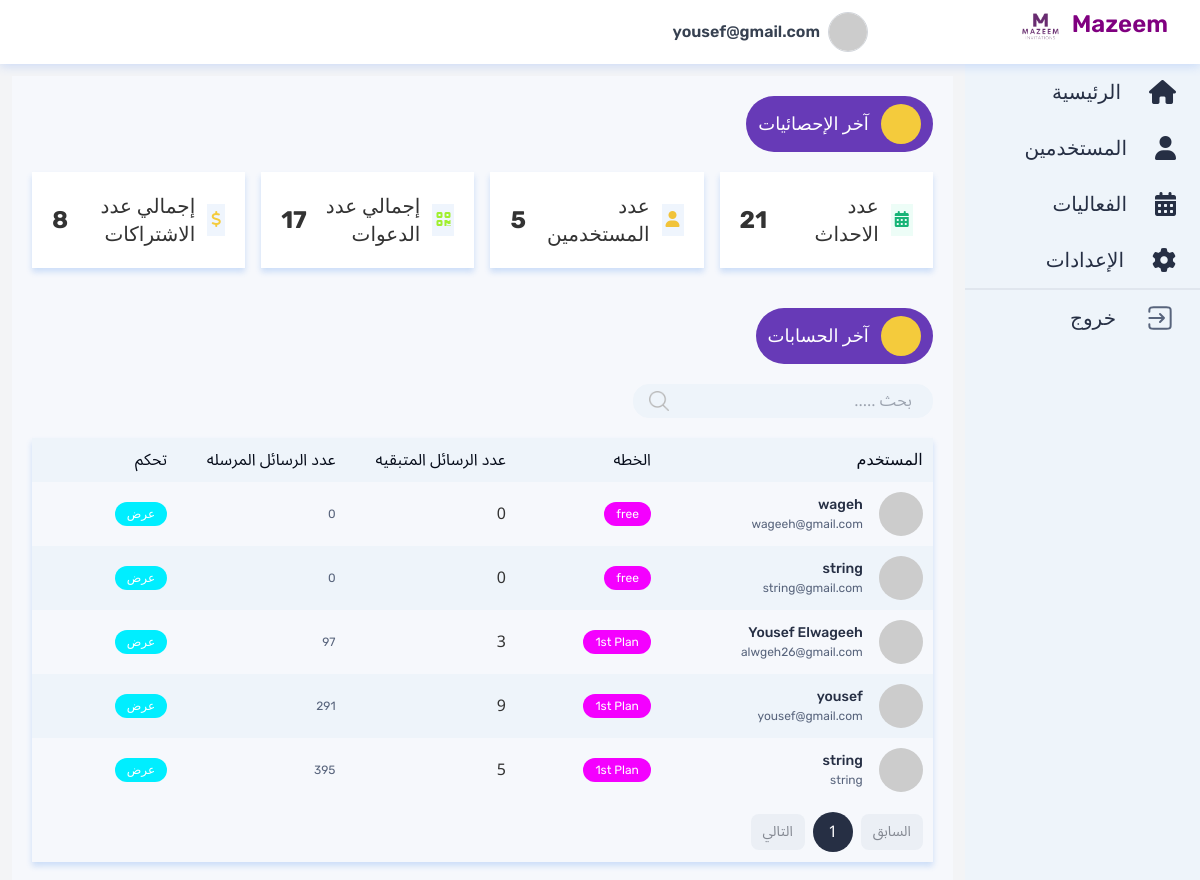
Page /admin/dashboard (signed in) on the committed database.
### app.py (models this page shows)
class User(db.Model):
    id = db.Column(db.Integer, primary_key=True)
    email = db.Column(db.String(100), unique=True, nullable=False)
    password = db.Column(db.String(100), nullable=False)
    phone = db.Column(db.String(100), nullable=False)
    name = db.Column(db.String(100), nullable=False)
    image = db.Column(db.String(100), nullable=False)
    login_by = db.Column(db.String(100), nullable=False)  # form, google, facebook
    plan = db.Column(db.String(100), default='free')
    send_message = db.Column(db.Integer, default=0)
    remaining_message = db.Column(db.Integer, default=0)
    created_at = db.Column(db.DateTime, default=datetime.datetime.utcnow)

### app.py (the view)
@admin_bp.route('/dashboard')
def admin_dashboard():
    if 'admin' in session:
        user_count = User.query.count()
        event_count = Events.query.count()
        invitation_count = Invitation.query.count()
        subscription_count = Subscription.query.count()
        last_25_users = User.query.order_by(User.created_at.desc()).limit(25).all()
        return render_template('admin/dashboard.html', user_count=user_count, event_count=event_count, invitation_count=invitation_count, subscription_count=subscription_count, last_25_users=last_25_users)
    return redirect('/admin/login')

### templates/admin/dashboard.html (shortened to what this page needs)
{% extends "admin/base.html" %} {% block content %}
<div class="bg-[#F6F8FC] flex-grow ">
    <div class="p-5 home-screen ">
        <div class="">
            <div class="mb-5">
                <div>
                    <div class="py-2 px-3 gap-3 rounded-full bg-buttonBlue flex justify-center items-center  w-fit">
                        <div><svg xmlns="http://www.w3.org/2000/svg" width="40" height="40" viewBox="0 0 40 40" fill="none">
                                                <circle cx="20" cy="20" r="20" fill="#F4CB3C"></circle>
                                          </svg></div>
                        <h1 class="text-white font-medium text-lg">آخر الإحصائيات</h1>
                    </div>
                </div>
            </div>
            <div class="  flex  justify-center items-center flex-col md:flex-row w-full gap-4 rounded-md mb-10">
                <div class="flex md:justify-between justify-center items-center gap-3 bg-white box-shadow md:w-1/4 w-full h-24 px-5 ">
                    <div class="bg-[#EDFDF7] p-1">
                        <i class="fa-solid fa-calendar-days text-[#18B477]"></i>
                    </div>
                    <h1 class="text-xl md:flex-grow-0 flex-grow">عدد الاحداث</h1>
                    <h1 class="text-2xl font-bold">{{ event_count }}</h1>
                </div>
                <div class="flex justify-between items-center gap-3 bg-white box-shadow md:w-1/4 w-full h-24 px-5 ">
                    <div class="bg-[#EFF5FD] p-1">
                        <i class="fa-solid fa-user text-[#F1C33a]"></i>
                    </div>
                    <h1 class="text-xl md:flex-grow-0 flex-grow">عدد المستخدمين</h1>
                    <h1 class="text-2xl font-bold">{{ user_count }}</h1>
                </div>
                <div class="flex justify-between items-center gap-3 bg-white box-shadow md:w-1/4 w-full h-24 px-5 ">
                    <div class="bg-[#EFF5FD] p-1">
                        <i class="fa-solid fa-qrcode text-[#a0ef2f]"></i>
                    </div>
                    <h1 class="text-xl md:flex-grow-0 flex-grow">إجمالي عدد الدعوات</h1>
                    <h1 class="text-2xl font-bold">{{ invitation_count }}</h1>
                </div>
                <div class="flex justify-between items-center gap-3 bg-white box-shadow md:w-1/4 w-full h-24 px-5 ">
                    <div class="bg-[#EFF5FD] p-1">
                        <i class="fa-solid fa-dollar-sign text-[#F4CB3C]"></i>
                    </div>
                    <h1 class="text-xl md:flex-grow-0 flex-grow">إجمالي عدد الاشتراكات</h1>
                    <h1 class="text-2xl font-bold">{{ subscription_count }}</h1>
                </div>
            </div>
        </div>
        <div class="mb-5">
            <div>
                <div class="py-2 px-3 gap-3 rounded-full bg-buttonBlue flex justify-center items-center  w-fit">
                    <div><svg xmlns="http://www.w3.org/2000/svg" width="40" height="40" viewBox="0 0 40 40" fill="none">
                                          <circle cx="20" cy="20" r="20" fill="#F4CB3C"></circle>
                                    </svg></div>
                    <h1 class="text-white font-medium text-lg">آخر الحسابات</h1>
                </div>
            </div>
        </div>
        <div class="md:w-1/3 w-full"><input placeholder="بحث ....." class="back-icon w-full border focus:border-gray border-lightGray rounded-2xl text-base py-1 px-5 outline-none " type="text" value=""></div>
        <div class="  overflow-x-auto box-shadow mt-5">
            <table class="  w-full flex-grow  h-fit ">
                <thead class="bg-lightGray text-tableHead">
                    <th class="text-tableHead font-normal text-x-[16px]">
                        <h2>المستخدم</h2>
                    </th>
                    <th class="text-tableHead font-normal text-x-[16px] text-right  min-w-32">
                        الخطه
                    </th>
                    <th class="text-tableHead font-normal text-x-[16px] text-right min-w-32">عدد الرسائل المتبقيه
                    </th>
                    <th class="text-tableHead font-normal text-x-[16px] text-right min-w-32 ">عدد الرسائل المرسله
                    </th>
                    <th class="text-tableHead font-normal text-x-[16px] text-right min-w-32">تحكم
                    </th>
                </thead>
                <tbody>
                    {% for user in last_25_users %}
                    <tr class="pl-3">
                        <td class="min-w-60">
                            <div class="flex justify-start items-center gap-4">
                                <div class="w-11 rounded-full overflow-hidden">
                                    {% if user.image[:5] == 'https' %}
                                    <img src="{{ user.image }}" alt="user image" class="w-full h-full object-cover"> {% else %}
                                    <img src="{{ url_for('static', filename='uploads/' + user.image) }}" alt="user image" class="w-full h-full object-cover"> {% endif %}
                                </div>
                                <div class="text-right">
                                    <h1 class="font-medium  text-sm text-darkGray ">{{ user.name }}
                                    </h1>
                                    <p class="text-lightText text-[12px]">{{ user.email }}
                                    </p>
                                </div>
                            </div>
                        </td>
                        <td class=" ">
                            <p class="text-xs  text-white  font-normal m w-fit py-1 px-3 rounded-full bg-[#F400ff]">
                                {{ user.plan }}
                            </p>
                        </td>
                        <td>
                            {{ user.send_message }}
                        </td>
                        <td>
                            <p class="text-xs text-lightText font-normal m-auto">{{ user.remaining_message }}
                            </p>
                        </td>
                        <td>
                            <div class="flex justify-start items-center gap-2">
                                <a href="/admin/user/{{ user.id }}" class="text-xs text-white font-normal py-1 px-3 rounded-full bg-[#00eeff]">عرض</a>
                            </div>
                    </tr>
                    {% endfor %}
                </tbody>
                <tfoot class="text-center">
                    <tr>
                        <td colspan="5">
                            <div class="w-full flex justify-start items-start overflow-auto">
                                <div class="flex gap-2 items-center"><button disabled="" class="align-middle select-none text-center uppercase transition-all disabled:opacity-50 disabled:shadow-none disabled:pointer-events-none rounded-lg text-gray-900 hover:bg-gray-900/10 active:bg-gray-900/20 flex items-center gap-2 bg-gray py-2 px-3 font-noto font-normal text-sm"
                                        type="button">السابق</button>
                                    <div class="bg-darkGray text-white cursor-pointer flex justify-center items-center w-10 h-10 rounded-full">
                                        1</div><button disabled="" class="align-middle select-none text-center uppercase transition-all disabled:opacity-50 disabled:shadow-none disabled:pointer-events-none rounded-lg text-gray-900 hover:bg-gray-900/10 active:bg-gray-900/20 flex items-center gap-2 bg-gray py-2 px-3 font-noto font-normal text-sm"
                                        type="button">التالي</button>
                                </div>
                            </div>
                        </td>
                    </tr>
                </tfoot>
            </table>
        </div>
    </div>
</div>
{% endblock %}

### templates/admin/base.html (shortened to what this page needs)
<!DOCTYPE html>
<html lang="en">
<head>
      <link href="https://cdnjs.cloudflare.com/ajax/libs/font-awesome/6.0.0/css/all.min.css" rel="stylesheet" />
      <script src="https://cdn.tailwindcss.com"></script>
      <link rel="stylesheet" href="/static/style.css">
</head>
<body class=" bg-gray-100  h-[100vh]">
      <div class="flex flex-col w-full h-full relative ">
            <div class="nav-bar bg-white h-16 w-full  px-8 flex justify-between items-center z-20">
                  <div class="w-[300px] main-logo lg:flex gap-2 hidden ">
                        <h1 class="text-2xl not-italic font-semibold  text-darckBlue">Mazeem</h1>
                        <div class="w-12 h-12"><img src="/static/logo.png" alt=""></div>
                  </div>
                  <div class="flex  gap-2 lg:flex-grow items-center">
                        <img src="https://ui-avatars.com/api/?name={{ session['email'] }}&size=128"
                              class="w-10 h-10 rounded-full border border-gray-300" alt="صورة المسؤول" />
                        <span class=" font-semibold ml-2 text-gray-700">{{ session['email'] }}</span>
                  </div>
            </div>
            <div class="flex  w-full overflow-x-hidden     med-outlet">
                  <div class="hidden w-[300px] lg:flex sticky top-0 right-0">
                        <div class=" flex flex-col justify-between bg-lightGray h-full lg:w-full calc-height ">
                              <div class=" flex flex-col ">
                                    <a class=" flex gap-7 py-3 items-center px-6 hover:bg-gray cursor-pointer"
                                          href="/api/dashboard">
                                          <i class="fas fa-home text-2xl text-darkGray"></i>
                                          <h2 class="text-xl font-medium text-darkGray">الرئيسية</h2>
                                    </a>
                                    <a class=" flex gap-7 py-3 items-center px-6 hover:bg-gray cursor-pointer"
                                          href="/admin/users">
                                          <i class="fas fa-user text-2xl text-darkGray"></i>
                                          <h2 class="text-xl font-medium text-darkGray">المستخدمين</h2>
                                    </a>
                                    <a class=" flex gap-7 py-3 items-center px-6 hover:bg-gray cursor-pointer"
                                          href="/admin/events">
                                          <i class="fas fa-calendar-alt text-2xl text-darkGray"></i>
                                          <h2 class="text-xl font-medium text-darkGray">الفعاليات</h2>
                                    </a>
                                    <a class=" flex gap-7 py-3 items-center px-6 hover:bg-gray cursor-pointer"
                                          href="/admin/settings">
                                          <i class="fas fa-cog text-2xl text-darkGray"></i>
                                          <h2 class="text-xl font-medium text-darkGray">الإعدادات</h2>
                                    </a>
                                    <div class="flex flex-col pb-4 ">
                                          <div onclick="window.location.href = '/logout';"
                                                class=" flex items-center py-3 px-6 gap-7 hover:bg-gray cursor-pointer border-t-2 border-gray  ">
                                                <h1 class="text-xl font-medium text-darkGray">خروج</h1>
                                          </div>
                                    </div>
                              </div>
                        </div>
                  </div>
                  <div class="contant w-full h-full bg-gray-100 m-3">
                        {% block content %}{% endblock %}
                  </div>
            </div>
      </div>
</body>
</html>

### templates/admin/base.html (style rules this page uses)
body { font-family: 'Rubik', sans-serif; margin: 0; padding: 0; box-sizing: border-box; background-color: #f9f9f9; color: #333; }
input, select, textarea { border: 1px solid #ccc; padding: 0.5rem; border-radius: 4px; transition: border-color 0.3s ease; }
p, h1, h2, h3, h4, h5, h6, a, span, label, input, select, textarea, button, i { font-family: "Rubik", sans-serif; font-style: normal; }
button { background-color: #9900ff; color: white; padding: 0.75rem 1.5rem; border: none; border-radius: 4px; cursor: pointer; transition: background-color 0.3s ease; }

### rows in the picture
User: email "yousef@gmail.com", name "yousef", plan "1st Plan", send_message "9", remaining_message "291"
User: name "wageh", email "wageeh@gmail.com", plan "free", send_message "0", remaining_message "0"
User: name "string", email "string@gmail.com", plan "free", send_message "0", remaining_message "0"
User: name "Yousef Elwageeh", email "alwgeh26@gmail.com", plan "1st Plan", send_message "3", remaining_message "97"
User: name "string", email "string", plan "1st Plan", send_message "5", remaining_message "395"

### other values in the picture
{{ event_count }} "21"
{{ user_count }} "5"
{{ invitation_count }} "17"
{{ subscription_count }} "8"
